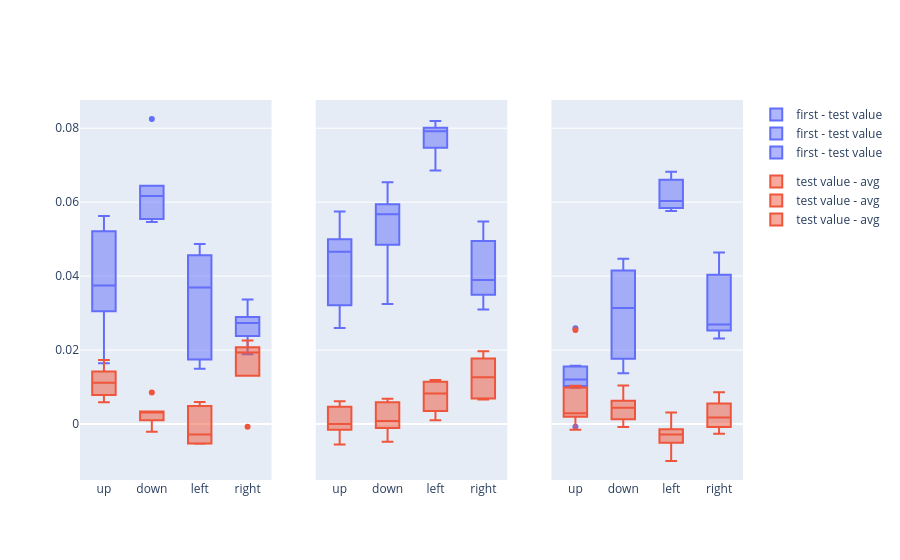

Write notebook code for a chart like this one.
### Code cell
# rms cut off = 1
fig = SealAnalysis.Plot.around_delta(
    SealAnalysis.Table.generate_delta_table(around_gap, test_ordinal=modified_target_ordinals).sort('Condition'),
    x='Location',
    y='Delta(um)',
    color='Class',
)
fig.show()

### Figure 1 — Plotly figure (JSON) as saved in the notebook; plotly's stock layout.template omitted (floating-point values rounded to 4 significant figures)
{"data": [{"alignmentgroup": "True", "hovertemplate": "Class=first - test value<br>Location=%{x}<br>Delta(um)=%{y}<extra></extra>", "legendgroup": "first - test value", "marker": {"color": "#636efa"}, "name": "first - test value", "notched": false, "offsetgroup": "first - test value", "orientation": "v", "showlegend": true, "type": "box", "x": ["up", "down", "left", "right", "up", "down", "left", "right", "up", "down", "left", "right", "up", "down", "left", "right", "up", "down", "left", "right", "up", "down", "left", "right"], "x0": " ", "xaxis": "x", "y": [0.05211, 0.08249, 0.0487, 0.02627, 0.03149, 0.05547, 0.01494, 0.02893, 0.05625, 0.05462, 0.01749, 0.02384, 0.01643, 0.06447, 0.04176, 0.01891, 0.0434, 0.06394, 0.04567, 0.02835, 0.03051, 0.05942, 0.03205, 0.03366], "y0": " ", "yaxis": "y"}, {"alignmentgroup": "True", "hovertemplate": "Class=test value - avg<br>Location=%{x}<br>Delta(um)=%{y}<extra></extra>", "legendgroup": "test value - avg", "marker": {"color": "#EF553B"}, "name": "test value - avg", "notched": false, "offsetgroup": "test value - avg", "orientation": "v", "showlegend": true, "type": "box", "x": ["up", "down", "left", "right", "up", "down", "left", "right", "up", "down", "left", "right", "up", "down", "left", "right", "up", "down", "left", "right", "up", "down", "left", "right"], "x0": " ", "xaxis": "x", "y": [0.009326, 0.003397, 0.005969, -0.0007125, 0.01296, 0.003157, -0.00523, 0.01908, 0.01734, 0.001031, -0.005303, 0.02075, 0.00788, 0.008566, 0.004902, 0.01965, 0.005871, -0.002081, -0.00297, 0.01305, 0.01422, 0.003274, -0.002647, 0.02257], "y0": " ", "yaxis": "y"}, {"alignmentgroup": "True", "hovertemplate": "Class=first - test value<br>Location=%{x}<br>Delta(um)=%{y}<extra></extra>", "legendgroup": "first - test value", "marker": {"color": "#636efa"}, "name": "first - test value", "notched": false, "offsetgroup": "first - test value", "orientation": "v", "showlegend": true, "type": "box", "x": ["up", "down", "left", "right", "up", "down", "left", "right", "up", "down", "left", "right", "up", "down", "left", "right", "up", "down", "left", "right"], "x0": " ", "xaxis": "x2", "y": [0.02596, 0.03244, 0.06855, 0.03633, 0.05751, 0.05675, 0.08197, 0.05481, 0.04658, 0.06536, 0.07675, 0.04776, 0.03422, 0.05384, 0.07953, 0.03101, 0.04749, 0.05746, 0.07917, 0.03893], "y0": " ", "yaxis": "y2"}, {"alignmentgroup": "True", "hovertemplate": "Class=test value - avg<br>Location=%{x}<br>Delta(um)=%{y}<extra></extra>", "legendgroup": "test value - avg", "marker": {"color": "#EF553B"}, "name": "test value - avg", "notched": false, "offsetgroup": "test value - avg", "orientation": "v", "showlegend": true, "type": "box", "x": ["up", "down", "left", "right", "up", "down", "left", "right", "up", "down", "left", "right", "up", "down", "left", "right", "up", "down", "left", "right"], "x0": " ", "xaxis": "x2", "y": [1.17e-05, -0.004807, 0.001027, 0.006992, -0.0002291, 0.005619, 0.0113, 0.01969, 0.00616, 0.0008467, 0.01189, 0.01711, -0.005537, 0.0002005, 0.004404, 0.006643, 0.00424, 0.006834, 0.00824, 0.0127], "y0": " ", "yaxis": "y2"}, {"alignmentgroup": "True", "hovertemplate": "Class=first - test value<br>Location=%{x}<br>Delta(um)=%{y}<extra></extra>", "legendgroup": "first - test value", "marker": {"color": "#636efa"}, "name": "first - test value", "notched": false, "offsetgroup": "first - test value", "orientation": "v", "showlegend": true, "type": "box", "x": ["up", "down", "left", "right", "up", "down", "left", "right", "up", "down", "left", "right", "up", "down", "left", "right", "up", "down", "left", "right", "up", "down", "left", "right", "up", "down", "left", "right"], "x0": " ", "xaxis": "x3", "y": [0.02593, 0.01423, 0.05765, 0.04637, 0.01575, 0.04469, 0.06031, 0.02694, 0.01204, 0.02787, 0.06687, 0.04369, 0.00982, 0.04181, 0.06354, 0.026, 0.01175, 0.01371, 0.0582, 0.02511, 0.0151, 0.03141, 0.06826, 0.03044, -0.000711, 0.04055, 0.05912, 0.02312], "y0": " ", "yaxis": "y3"}, {"alignmentgroup": "True", "hovertemplate": "Class=test value - avg<br>Location=%{x}<br>Delta(um)=%{y}<extra></extra>", "legendgroup": "test value - avg", "marker": {"color": "#EF553B"}, "name": "test value - avg", "notched": false, "offsetgroup": "test value - avg", "orientation": "v", "showlegend": true, "type": "box", "x": ["up", "down", "left", "right", "up", "down", "left", "right", "up", "down", "left", "right", "up", "down", "left", "right", "up", "down", "left", "right", "up", "down", "left", "right", "up", "down", "left", "right"], "x0": " ", "xaxis": "x3", "y": [0.001949, -0.0007992, -0.005665, 0.001756, 0.02541, 0.006411, 0.003104, 0.0009201, -0.001536, 0.004114, -0.002847, 0.006204, 0.0104, 0.005952, -0.001749, -0.002587, 0.002054, 0.01042, -0.00998, -0.001399, 0.002955, 0.0004033, -0.003277, 0.00864, 0.00834, 0.004451, -0.001282, 0.003612], "y0": " ", "yaxis": "y3"}], "layout": {"xaxis": {"anchor": "y", "domain": [0, 0.2889]}, "xaxis2": {"anchor": "y2", "domain": [0.3556, 0.6444]}, "xaxis3": {"anchor": "y3", "domain": [0.7111, 1]}, "yaxis": {"anchor": "x", "domain": [0, 1]}, "yaxis2": {"anchor": "x2", "domain": [0, 1], "matches": "y", "showticklabels": false}, "yaxis3": {"anchor": "x3", "domain": [0, 1], "matches": "y", "showticklabels": false}}}
